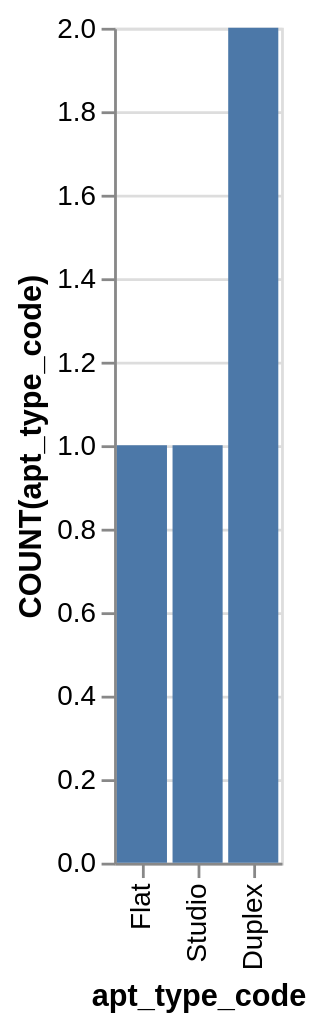

Specify this chart in Vega-Lite:
### Vega-Lite specification from a JSON file in a GitHub repository (floating-point values rounded to 4 significant figures)
{"data": {"values": [{"x_data": "Flat", "y_data": 1}, {"x_data": "Studio", "y_data": 1}, {"x_data": "Duplex", "y_data": 2}]}, "mark": "bar", "encoding": {"x": {"field": "x_data", "type": "nominal", "title": "apt_type_code", "sort": {"op": "sum", "field": "y_data", "order": "ascending"}}, "y": {"field": "y_data", "type": "quantitative", "title": "COUNT(apt_type_code)"}}}
